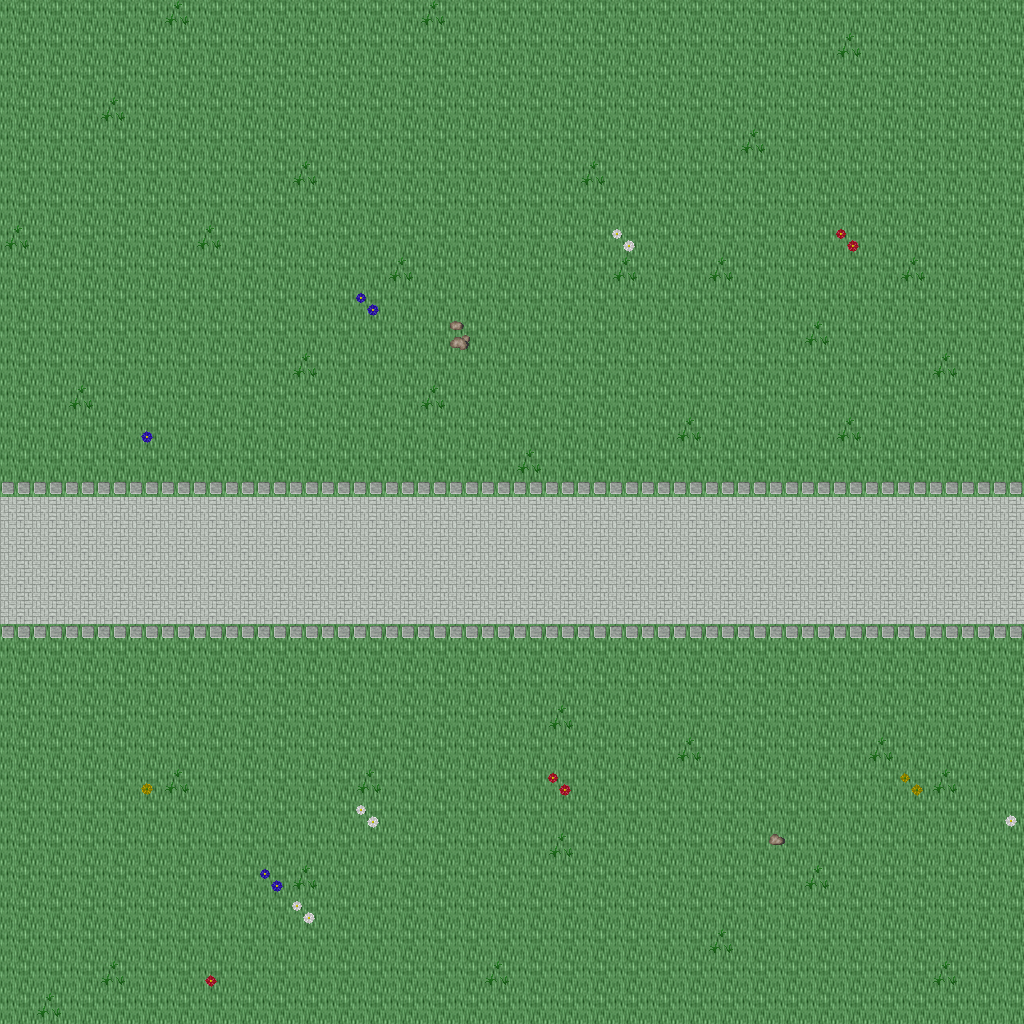

A 2D game scene composited from a Tiled map and its tileset images. What follows is a short description and the map's XML, with each tile layer's data collapsed to a summary:
An orthogonal 32x32 tile map with 32x32 px tiles, 5 tile layers (Ground, Objects, Objects2, Above, ...), 1 hidden layer not drawn, 49 tilesets.

<map version="1.10" tiledversion="1.11.0" orientation="orthogonal" renderorder="right-down" width="32" height="32" tilewidth="32" tileheight="32" infinite="0" nextlayerid="11" nextobjectid="1">
 <tileset firstgid="1" name="ground_ground" tilewidth="32" tileheight="32" tilecount="33" columns="3">
  <image source="../drawable/ground_ground.png" width="96" height="352" />
 </tileset>
 <tileset firstgid="34" name="building_castle" tilewidth="32" tileheight="32" tilecount="320" columns="20">
  <image source="../drawable/building_castle.png" width="640" height="512" />
 </tileset>
 <tileset firstgid="354" name="furniture_carpet_carpets_2" tilewidth="32" tileheight="32" tilecount="20" columns="4">
  <image source="../drawable/furniture_carpet_carpets_2.png" width="128" height="160" />
 </tileset>
 <tileset firstgid="374" name="ground_indoor_tiles" tilewidth="32" tileheight="32" tilecount="8" columns="2">
  <image source="../drawable/ground_indoor_tiles.png" width="64" height="128" />
 </tileset>
 <tileset firstgid="382" name="ground_water_pool" tilewidth="32" tileheight="32" tilecount="72" columns="3">
  <image source="../drawable/ground_water_pool.png" width="96" height="768" />
 </tileset>
 <tileset firstgid="454" name="ground_brown_paving" tilewidth="32" tileheight="32" tilecount="2" columns="2">
  <image source="../drawable/ground_brown_paving.png" width="64" height="32" />
 </tileset>
 <tileset firstgid="456" name="ground_spikes" tilewidth="32" tileheight="32" tilecount="1" columns="1">
  <image source="../drawable/ground_spikes.png" width="32" height="32" />
 </tileset>
 <tileset firstgid="457" name="ground_ridge_earth_dark" tilewidth="32" tileheight="32" tilecount="96" columns="12">
  <image source="../drawable/ground_ridge_earth_dark.png" width="384" height="256" />
 </tileset>
 <tileset firstgid="553" name="plant_grasses" tilewidth="32" tileheight="32" tilecount="6" columns="3">
  <image source="../drawable/plant_grasses.png" width="96" height="64" />
 </tileset>
 <tileset firstgid="559" name="ground_water_pool_corners" tilewidth="32" tileheight="32" tilecount="72" columns="3">
  <image source="../drawable/ground_water_pool_corners.png" width="96" height="768" />
 </tileset>
 <tileset firstgid="631" name="building_fence_fence_chunky" tilewidth="32" tileheight="32" tilecount="21" columns="3">
  <image source="../drawable/building_fence_fence_chunky.png" width="96" height="224" />
 </tileset>
 <tileset firstgid="652" name="ground_earth_edges" tilewidth="32" tileheight="32" tilecount="18" columns="6">
  <image source="../drawable/ground_earth_edges.png" width="192" height="96" />
 </tileset>
 <tileset firstgid="670" name="ground_rock_pebbles" tilewidth="32" tileheight="32" tilecount="3" columns="1">
  <image source="../drawable/ground_rock_pebbles.png" width="32" height="96" />
 </tileset>
 <tileset firstgid="673" name="ground_square_patch" tilewidth="32" tileheight="32" tilecount="9" columns="3">
  <image source="../drawable/ground_square_patch.png" width="96" height="96" />
 </tileset>
 <tileset firstgid="682" name="plant_leaves" tilewidth="32" tileheight="32" tilecount="8" columns="4">
  <image source="../drawable/plant_leaves.png" width="128" height="64" />
 </tileset>
 <tileset firstgid="690" name="item_corpse_skull_dark" tilewidth="32" tileheight="32" tilecount="2" columns="2">
  <image source="../drawable/item_corpse_skull_dark.png" width="64" height="32" />
 </tileset>
 <tileset firstgid="692" name="item_corpse_skeleton" tilewidth="32" tileheight="32" tilecount="4" columns="2">
  <image source="../drawable/item_corpse_skeleton.png" width="64" height="64" />
 </tileset>
 <tileset firstgid="696" name="furniture_table_grey_fancy" tilewidth="32" tileheight="32" tilecount="9" columns="3">
  <image source="../drawable/furniture_table_grey_fancy.png" width="96" height="96" />
 </tileset>
 <tileset firstgid="705" name="furniture_table_grey_long" tilewidth="32" tileheight="32" tilecount="4" columns="2">
  <image source="../drawable/furniture_table_grey_long.png" width="64" height="64" />
 </tileset>
 <tileset firstgid="709" name="furniture_table_grey_plain" tilewidth="32" tileheight="32" tilecount="9" columns="3">
  <image source="../drawable/furniture_table_grey_plain.png" width="96" height="96" />
 </tileset>
 <tileset firstgid="718" name="item_gothic_slab" tilewidth="32" tileheight="32" tilecount="1" columns="1">
  <image source="../drawable/item_gothic_slab.png" width="32" height="32" />
 </tileset>
 <tileset firstgid="719" name="logic_creature_gnome" tilewidth="32" tileheight="32" tilecount="6" columns="6">
  <image source="../drawable/logic_creature_gnome.png" width="192" height="32" />
 </tileset>
 <tileset firstgid="725" name="logic_creature_animal" tilewidth="32" tileheight="32" tilecount="32" columns="8">
  <image source="../drawable/logic_creature_animal.png" width="256" height="128" />
 </tileset>
 <tileset firstgid="757" name="logic_collision" tilewidth="32" tileheight="32" tilecount="1" columns="1">
  <image source="../drawable/logic_collision.png" width="32" height="32" />
 </tileset>
 <tileset firstgid="758" name="ground_water_pool_deep" tilewidth="32" tileheight="32" tilecount="72" columns="3">
  <image source="../drawable/ground_water_pool_deep.png" width="96" height="768" />
 </tileset>
 <tileset firstgid="830" name="object_suspension_bridge" tilewidth="32" tileheight="32" tilecount="24" columns="3">
  <image source="../drawable/object_suspension_bridge.png" width="96" height="256" />
 </tileset>
 <tileset firstgid="854" name="plant_flower_daisy_blue" tilewidth="32" tileheight="32" tilecount="8" columns="2">
  <image source="../drawable/plant_flower_daisy_blue.png" width="64" height="128" />
 </tileset>
 <tileset firstgid="862" name="plant_flower_daisy_red" tilewidth="32" tileheight="32" tilecount="8" columns="2">
  <image source="../drawable/plant_flower_daisy_red.png" width="64" height="128" />
 </tileset>
 <tileset firstgid="870" name="plant_flower_daisy_white" tilewidth="32" tileheight="32" tilecount="8" columns="2">
  <image source="../drawable/plant_flower_daisy_white.png" width="64" height="128" />
 </tileset>
 <tileset firstgid="878" name="plant_flower_daisy_yellow" tilewidth="32" tileheight="32" tilecount="8" columns="2">
  <image source="../drawable/plant_flower_daisy_yellow.png" width="64" height="128" />
 </tileset>
 <tileset firstgid="886" name="plant_tree_tree_green" tilewidth="32" tileheight="32" tilecount="88" columns="8">
  <image source="../drawable/plant_tree_tree_green.png" width="256" height="352" />
 </tileset>
 <tileset firstgid="974" name="ground_rock_pebbles" tilewidth="32" tileheight="32" tilecount="3" columns="1">
  <image source="../drawable/ground_rock_pebbles.png" width="32" height="96" />
 </tileset>
 <tileset firstgid="977" name="item_banners_flag" tilewidth="32" tileheight="32" tilecount="12" columns="3">
  <image source="../drawable/item_banners_flag.png" width="96" height="128" />
 </tileset>
 <tileset firstgid="989" name="item_flagpole" tilewidth="32" tileheight="32" tilecount="3" columns="1">
  <image source="../drawable/item_flagpole.png" width="32" height="96" />
 </tileset>
 <tileset firstgid="992" name="furniture_chair_bench_white" tilewidth="32" tileheight="32" tilecount="8" columns="2">
  <image source="../drawable/furniture_chair_bench_white.png" width="64" height="128" />
 </tileset>
 <tileset firstgid="1000" name="item_statue_flowered_arch" tilewidth="32" tileheight="32" tilecount="24" columns="6">
  <image source="../drawable/item_statue_flowered_arch.png" width="192" height="128" />
 </tileset>
 <tileset firstgid="1024" name="building_decoration_block" tilewidth="32" tileheight="32" tilecount="2" columns="2">
  <image source="../drawable/building_decoration_block.png" width="64" height="32" />
 </tileset>
 <tileset firstgid="1026" name="building_decoration_orbpedestal" tilewidth="32" tileheight="32" tilecount="2" columns="1">
  <image source="../drawable/building_decoration_orbpedestal.png" width="32" height="64" />
 </tileset>
 <tileset firstgid="1028" name="item_statue_urn_with_flowers" tilewidth="32" tileheight="32" tilecount="2" columns="1">
  <image source="../drawable/item_statue_urn_with_flowers.png" width="32" height="64" />
 </tileset>
 <tileset firstgid="1030" name="building_decoration_pool" tilewidth="32" tileheight="32" tilecount="9" columns="3">
  <image source="../drawable/building_decoration_pool.png" width="96" height="96" />
 </tileset>
 <tileset firstgid="1039" name="item_statue_romanic_art1" tilewidth="32" tileheight="32" tilecount="4" columns="2">
  <image source="../drawable/item_statue_romanic_art1.png" width="64" height="64" />
 </tileset>
 <tileset firstgid="1043" name="building_wall_int_clay" tilewidth="32" tileheight="32" tilecount="100" columns="10">
  <image source="../drawable/building_wall_int_clay.png" width="320" height="320" />
 </tileset>
 <tileset firstgid="1143" name="ground_green_paving" tilewidth="32" tileheight="32" tilecount="18" columns="3">
  <image source="../drawable/ground_green_paving.png" width="96" height="192" />
 </tileset>
 <tileset firstgid="1161" name="logic_protection" tilewidth="32" tileheight="32" tilecount="2" columns="2">
  <image source="../drawable/logic_protection.png" width="64" height="32" />
 </tileset>
 <tileset firstgid="1163" name="furniture_other_stick" tilewidth="32" tileheight="32" tilecount="2" columns="1">
  <image source="../drawable/furniture_other_stick.png" width="32" height="64" />
 </tileset>
 <tileset firstgid="1165" name="item_scrying_orb" tilewidth="32" tileheight="32" tilecount="8" columns="8">
  <image source="../drawable/item_scrying_orb.png" width="256" height="32" />
 </tileset>
 <tileset firstgid="1173" name="light_dim_light_7x5" tilewidth="32" tileheight="32" tilecount="35" columns="7">
  <image source="../drawable/light_dim_light_7x5.png" width="224" height="160" />
 </tileset>
 <tileset firstgid="1208" name="light_light_5x5" tilewidth="32" tileheight="32" tilecount="25" columns="5">
  <image source="../drawable/light_light_5x5.png" width="160" height="160" />
 </tileset>
 <tileset firstgid="1233" name="furniture_light_lamp_bronze" tilewidth="32" tileheight="32" tilecount="3" columns="1">
  <image source="../drawable/furniture_light_lamp_bronze.png" width="32" height="96" />
 </tileset>
 <layer id="1" name="Ground" width="32" height="32">
  <data>[1024 cells, 1024 non-empty, 2 distinct tile ids]</data>
 </layer>
 <layer id="2" name="Objects" width="32" height="32">
  <data>[1024 cells, 113 non-empty, 13 distinct tile ids]</data>
 </layer>
 <layer id="3" name="Objects2" width="32" height="32">
  <data>[1024 cells, 0 non-empty, 0 distinct tile ids]</data>
 </layer>
 <layer id="4" name="Above" width="32" height="32">
  <data>[1024 cells, 0 non-empty, 0 distinct tile ids]</data>
 </layer>
 <layer id="5" name="Above2" width="32" height="32">
  <data>[1024 cells, 0 non-empty, 0 distinct tile ids]</data>
 </layer>
 <layer id="6" name="Walkable" width="32" height="32" visible="0">
  <data>[1024 cells, 0 non-empty, 0 distinct tile ids]</data>
 </layer>
 <objectgroup id="7" name="Mapevents" />
 <objectgroup id="8" name="Spawn" />
 <objectgroup id="9" name="Keys" />
 <objectgroup id="10" name="Replace" />
</map>
